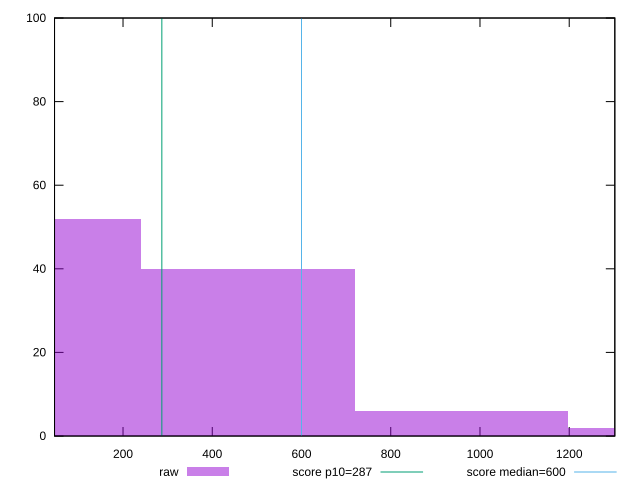

Source code (gnuplot):
reset

$raw <<EOF
479.2648923943576 40
0 52
958.5297847887152 6
1437.794677183073 2
EOF

set key outside below
set boxwidth 479.2648923943576
set xrange [46.5:1302.1915000000008]
set yrange [0:100]
set trange [0:100]
set style fill transparent solid 0.5 noborder

set parametric
set terminal svg size 640, 490 enhanced background rgb 'white'
set output "report_00013_2021-02-09T12-04-24.940Z/total-blocking-time/samples/pages+cached+noadtech/raw/histogram.svg"

plot $raw title "raw" with boxes, \
     287,t title "score p10=287", \
     600,t title "score median=600"

reset
